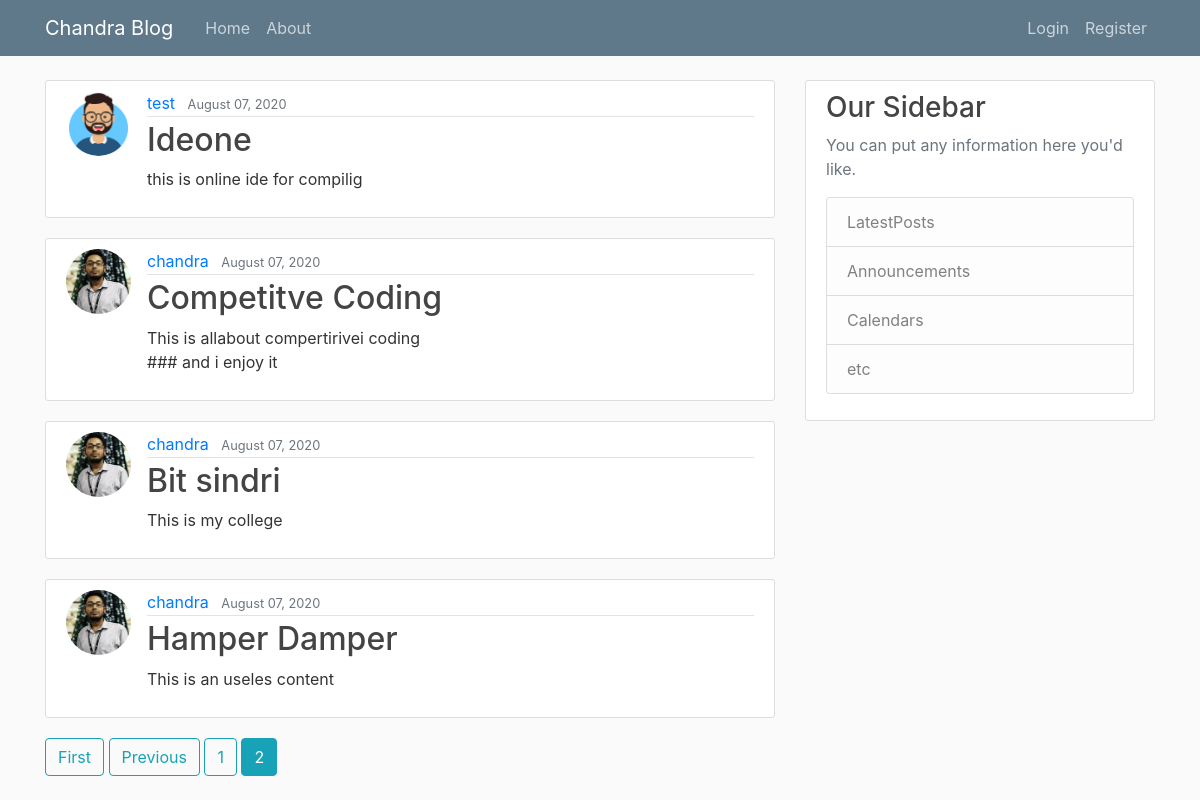
Screenshot of /?page=2 with the database file from the repository.
### blog/models.py (models this page shows, shortened)
class Post(models.Model):
    title = models.CharField(max_length=100)
    content = models.TextField()
    date_posted = models.DateTimeField(default=timezone.now)
    author = models.ForeignKey(User,on_delete=models.CASCADE)

### users/models.py (models this page shows, shortened)
class Profile(models.Model):
    user = models.OneToOneField(User, on_delete=models.CASCADE)
    image = models.ImageField(default='default.jpg',upload_to='profile_pics')

### blog/views.py (the view)
# urls.py: path('', PostListView.as_view() , name = 'blog-home'),
class PostListView(ListView):
    model = Post
    template_name = 'blog/home.html' # <app> / <model>_<viewtype>.html
    context_object_name = 'posts'
    ordering = ['date_posted'] # change ordrerign be ['-date_posted']
    paginate_by = 4

### blog/templates/blog/home.html (shortened to what this page needs)
{% extends "blog/base.html" %}
{% block chandra%}
    {% for post in posts %}
<article class="media content-section">
    <image class ="rounded-circle article-img" src="{{ post.author.profile.image.url}}"></image>
  <div class="media-body">
    <div class="article-metadata">
      <a class="mr-2" href="{% url 'user-posts' post.author.username %}">{{ post.author }}</a>
      <small class="text-muted">{{ post.date_posted | date:"F d, Y" }}</small>
    </div>
    <h2><a class="article-title" href="{% url 'post-detail' post.id %}">{{ post.title }}</a></h2>
    <p class="article-content">{{ post.content }}</p>
  </div>
</article>
    {% endfor %}
    {% if is_paginated %}
        {% if page_obj.has_previous %}
            <a class="btn btn-outline-info mb-4" href="?page=1">First</a>
            <a class="btn btn-outline-info mb-4" href="?page={{ page_obj.previous_page_number }}">Previous</a>
        {% endif %}
    {% for num in page_obj.paginator.page_range %}
        {% if page_obj.number == num %}
             <a class="btn btn-info mb-4" href="?page={{ num }}">{{ num }}</a>
        {% elif num > page_obj.number|add:'-3' and   num < page_obj.number|add:'3' %}
            <a class="btn btn-outline-info mb-4" href="?page={{ num }}">{{ num }}</a>
        {% endif %}
    {% endfor %}
{% endif %}
{% endblock chandra %}

### blog/static/blog/main.css (style rules this page uses)
body { background: #fafafa; color: #333333; margin-top: 5rem; }
h1, h2, h3, h4, h5, h6 { color: #444444; }
.content-section { background: #ffffff; padding: 10px 20px; border: 1px solid #dddddd; border-radius: 3px; margin-bottom: 20px; }
.article-title { color: #444444; }
.article-content { white-space: pre-line; }
.article-img { height: 65px; width: 65px; margin-right: 16px; }
.article-metadata { padding-bottom: 1px; margin-bottom: 4px; border-bottom: 1px solid #e3e3e3 }

### rows the page displays
Post: author.profile.image (placeholder picture), author "test", date_posted "August 07, 2020", title "Ideone", content "this is online ide for compilig"
Post: author.profile.image (picture), author "chandra", date_posted "August 07, 2020", title "Competitve Coding", content "This is allabout compertirivei coding ### and i enjoy it"
Post: author.profile.image (picture), author "chandra", date_posted "August 07, 2020", title "Bit sindri", content "This is my college"
Post: author.profile.image (picture), author "chandra", date_posted "August 07, 2020", title "Hamper Damper", content "This is an useles content"

### other values shown
{{ num }} "1"
{{ num }} "2"
